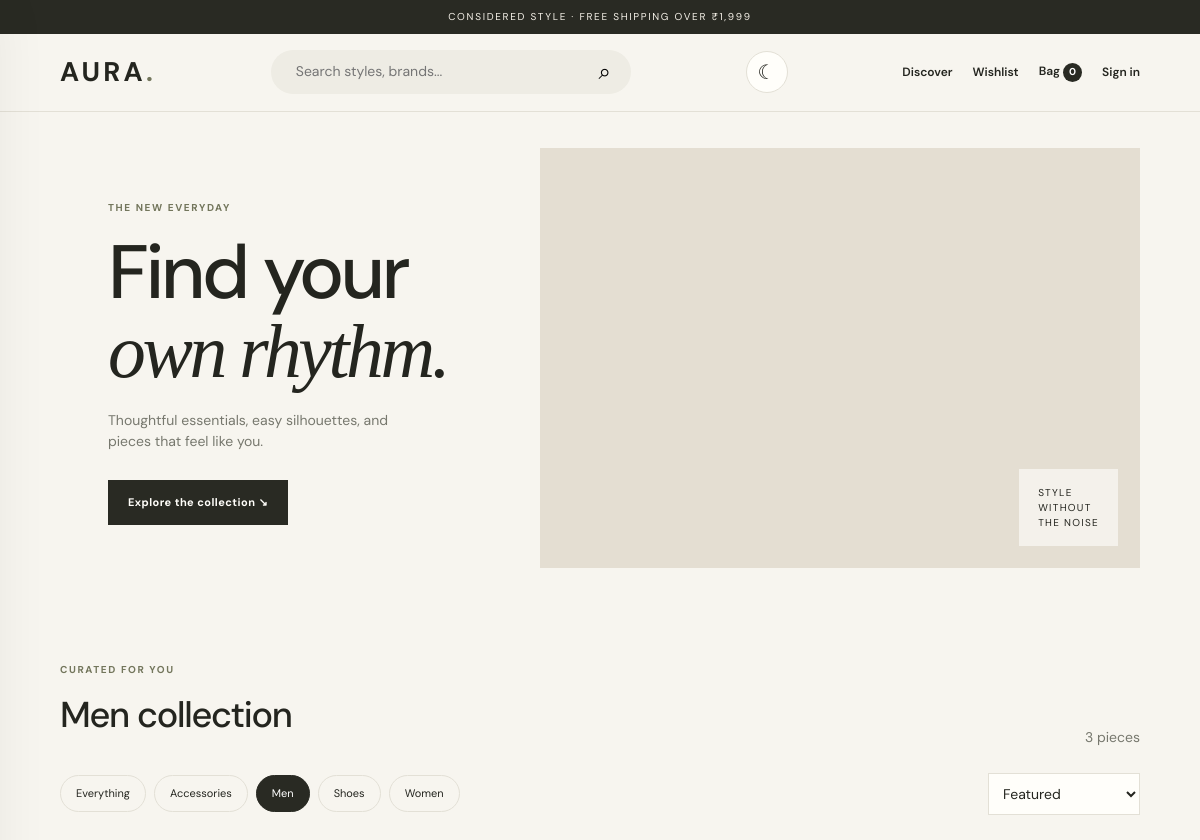
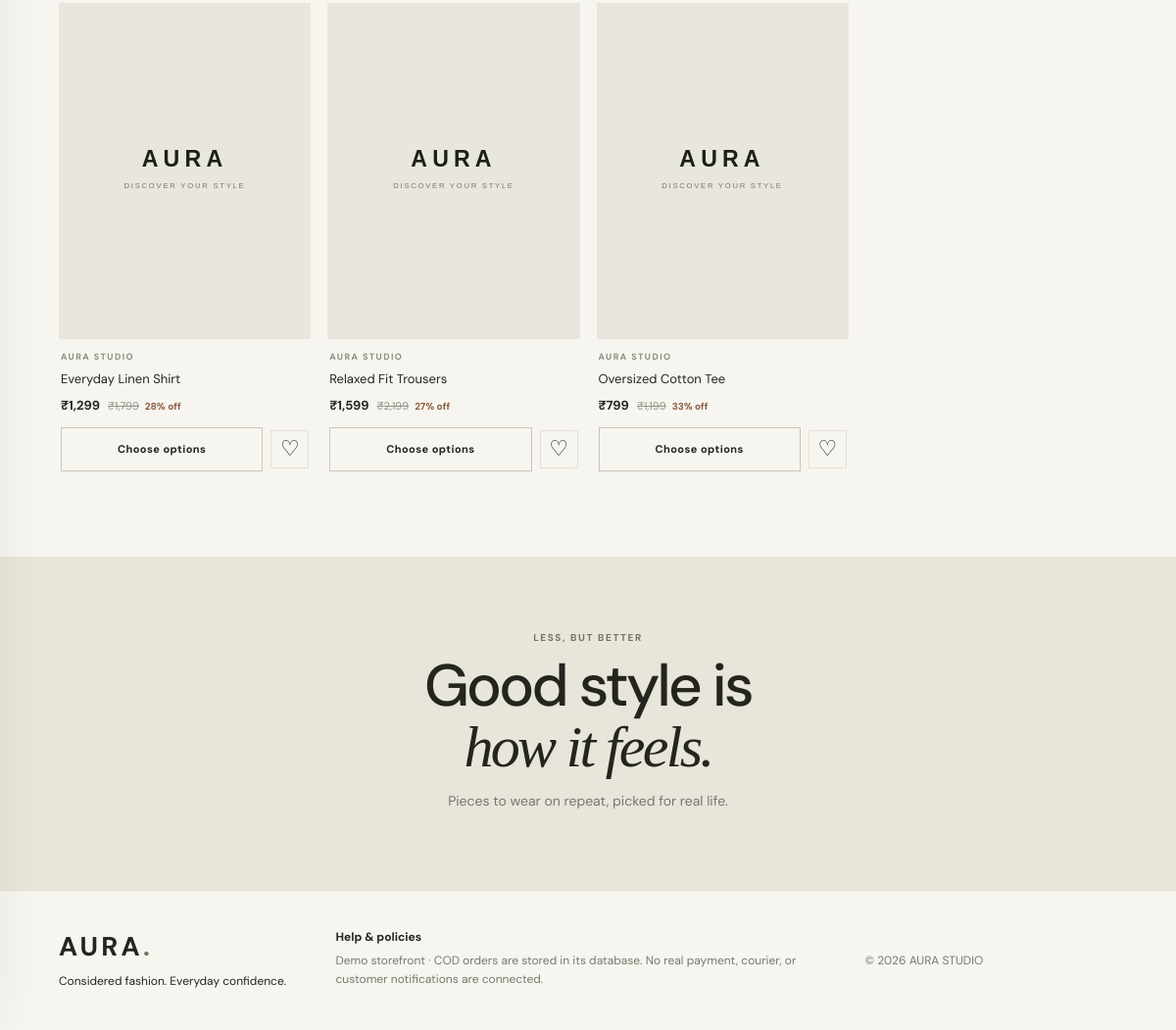
The app's page /?category=Men with its own data (2 pictures, top to bottom).
### tables this page shows
CREATE TABLE products(id INTEGER PRIMARY KEY, name TEXT NOT NULL, brand TEXT NOT NULL, category TEXT NOT NULL, price INTEGER NOT NULL, old_price INTEGER NOT NULL DEFAULT 0, sizes TEXT NOT NULL DEFAULT 'One Size', color TEXT NOT NULL DEFAULT '', image TEXT NOT NULL DEFAULT '', description TEXT NOT NULL DEFAULT '', active INTEGER NOT NULL DEFAULT 1, created_at TEXT DEFAULT CURRENT_TIMESTAMP);

### app.py (the view)
@app.route('/')
def home():
    category=request.args.get('category','All'); q=request.args.get('q','').strip(); sort=request.args.get('sort','featured')
    sql='SELECT * FROM products WHERE active=1'; params=[]
    if category!='All': sql+=' AND category=?'; params.append(category)
    if q: sql+=' AND (name LIKE ? OR brand LIKE ? OR description LIKE ?)'; params += [f'%{q}%']*3
    sql += {'price-low':' ORDER BY price ASC','price-high':' ORDER BY price DESC','newest':' ORDER BY id DESC'}.get(sort,' ORDER BY id ASC')
    products=db().execute(sql,params).fetchall()
    cats=[r['category'] for r in db().execute('SELECT DISTINCT category FROM products WHERE active=1 ORDER BY category')]
    return render_template('home.html', products=products, categories=cats, category=category, q=q, sort=sort)

### app.py (called while the page is built)
def db():
    if 'db' not in g:
        g.db = sqlite3.connect(DB_PATH)
        g.db.row_factory = sqlite3.Row
        g.db.execute('PRAGMA foreign_keys = ON')
    return g.db

@app.context_processor
def inject_globals():
    user = None
    if session.get('user_id'):
        user = db().execute('SELECT id,name,email,is_admin FROM users WHERE id=?', (session['user_id'],)).fetchone()
    cart = session.get('cart', {})
    return {'current_user': user, 'cart_count': sum(int(v.get('qty',1)) for v in cart.values()), 'year': 2026}

@app.before_request
def csrf_protect():
    if request.method == 'POST':
        token = request.form.get('_csrf') or request.headers.get('X-CSRF-Token')
        if not token or not secrets.compare_digest(token, session.get('_csrf', '')):
            abort(400, 'Invalid or expired form token. Refresh and try again.')

### templates/home.html
{% extends 'base.html' %}{% block title %}AURA — Considered fashion{% endblock %}{% block content %}<section class="hero"><div class="hero-copy"><p class="eyebrow">THE NEW EVERYDAY</p><h1>Find your<br><i>own rhythm.</i></h1><p>Thoughtful essentials, easy silhouettes, and pieces that feel like you.</p><a class="button dark" href="#collection">Explore the collection ↘</a></div><div class="hero-art"><img src="https://images.unsplash.com/photo-1483985988355-763728e1935b?auto=format&fit=crop&w=1400&q=90" alt="Fashion collection" onerror="this.style.display='none'"><div class="hero-sticker">STYLE<br>WITHOUT<br>THE NOISE</div></div></section><section class="section" id="collection"><div class="sectionhead"><div><p class="eyebrow">CURATED FOR YOU</p><h2>{{ 'The current favourites' if category=='All' else category+' collection' }}</h2></div><span class="muted">{{ products|length }} pieces</span></div><div class="filters"><div class="chips"><a class="chip {{ 'active' if category=='All' else '' }}" href="{{ url_for('home',category='All',q=q,sort=sort) }}">Everything</a>{% for cat in categories %}<a class="chip {{ 'active' if category==cat else '' }}" href="{{ url_for('home',category=cat,q=q,sort=sort) }}">{{ cat }}</a>{% endfor %}</div><form><input type="hidden" name="category" value="{{ category }}"><input type="hidden" name="q" value="{{ q }}"><select name="sort" onchange="this.form.submit()"><option value="featured" {{ 'selected' if sort=='featured' else '' }}>Featured</option><option value="price-low" {{ 'selected' if sort=='price-low' else '' }}>Price: low to high</option><option value="price-high" {{ 'selected' if sort=='price-high' else '' }}>Price: high to low</option><option value="newest" {{ 'selected' if sort=='newest' else '' }}>Newest</option></select></form></div><div class="grid">{% for p in products %}<article class="card"><a class="product-image" href="{{ url_for('product_detail',product_id=p.id) }}"><img src="{{ p.image }}" alt="{{ p.name }}" loading="lazy" onerror="this.src='{{ url_for('static',filename='product-fallback.svg') }}'"><span class="quick">VIEW PIECE ↗</span></a><div class="cardinfo"><div class="brand">{{ p.brand }}</div><a class="product-name" href="{{ url_for('product_detail',product_id=p.id) }}">{{ p.name }}</a><div class="price">₹{{ '{:,}'.format(p.price) }} <del>₹{{ '{:,}'.format(p.old_price) }}</del>{% if p.old_price>p.price %}<span>{{ ((p.old_price-p.price)*100/p.old_price)|round|int }}% off</span>{% endif %}</div><div class="cardactions"><a class="button outline" href="{{ url_for('product_detail',product_id=p.id) }}">Choose options</a>{% if current_user %}<form method="post" action="{{ url_for('wishlist_toggle',product_id=p.id) }}"><input type="hidden" name="_csrf" value="{{ csrf_token() }}"><button class="heart" title="Toggle wishlist">♡</button></form>{% else %}<a class="heart" title="Sign in to wishlist" href="{{ url_for('login') }}">♡</a>{% endif %}</div></div></article>{% else %}<div class="empty"><h3>No styles found</h3><p>Try a different search or category.</p><a class="button dark" href="{{ url_for('home') }}">Clear filters</a></div>{% endfor %}</div></section><section class="banner"><p class="eyebrow">LESS, BUT BETTER</p><h2>Good style is<br><i>how it feels.</i></h2><p>Pieces to wear on repeat, picked for real life.</p></section>{% endblock %}

### static/style.css (style rules this page uses)
:root { --paper:#f7f5ef;--white:#fffefa;--ink:#24251f;--muted:#77786e;--line:#e3e0d6;--olive:#73765c;--accent:#d8c7ad }
* { box-sizing:border-box }
html { scroll-behavior:smooth }
body { margin:0;background:var(--paper);color:var(--ink);font-family:'DM Sans',Arial,sans-serif;font-size:14px;line-height:1.55 }
a { color:inherit;text-decoration:none }
button,input,select,textarea { font:inherit }
button,a,select { cursor:pointer }
.hero { display:grid;grid-template-columns:.85fr 1.15fr;min-height:480px;padding:36px clamp(18px,5vw,75px) 54px;gap:36px;align-items:center }
.hero-copy { padding:20px 0 20px 4vw }
.eyebrow,.brand,.label { font-size:10px;letter-spacing:.16em;font-weight:700;color:var(--olive);text-transform:uppercase }
.hero h1,.banner h2,.authart h1 { font-size:clamp(48px,6.3vw,83px);line-height:1.04;font-weight:500;letter-spacing:-.045em;margin:18px 0 }
.hero h1 i,.banner h2 i,.authart h1 i { font-family:'Playfair Display',serif;font-weight:500 }
.hero-copy>p:not(.eyebrow) { max-width:320px;color:var(--muted);margin-bottom:27px }
.hero-art { height:420px;position:relative;overflow:hidden;background:#e4ded2 }
.hero-sticker { position:absolute;right:22px;bottom:22px;background:#f7f5efdd;padding:16px 19px;font-size:10px;letter-spacing:.13em;line-height:1.5 }
.button { display:inline-flex;justify-content:center;align-items:center;border:1px solid transparent;padding:13px 19px;font-size:11px;font-weight:700;letter-spacing:.04em;transition:.2s;min-height:43px }
.button.dark { background:#292a23;color:#fffefa }
.button.outline { border-color:#c8c6ba;background:transparent }
.section { padding:30px clamp(18px,5vw,75px) 75px;max-width:1600px;margin:auto }
.sectionhead { display:flex;align-items:end;justify-content:space-between;margin-bottom:24px }
.sectionhead h2,.section h1 { font-size:clamp(28px,3vw,42px);font-weight:500;letter-spacing:-.035em;margin:6px 0 }
.muted { color:var(--muted) }
.filters { display:flex;justify-content:space-between;align-items:center;gap:20px;margin:22px 0 28px;flex-wrap:wrap }
.chips { display:flex;gap:8px;flex-wrap:wrap }
.chip { padding:9px 15px;border:1px solid var(--line);border-radius:30px;font-size:11px }
.chip.active,.chip:hover { background:#292a23;color:white;border-color:#292a23 }
.filters select,select { padding:10px;border:1px solid var(--line);background:var(--white);color:var(--ink) }
.grid { display:grid;grid-template-columns:repeat(4,minmax(0,1fr));gap:27px 17px }
.card { min-width:0 }
.product-image { display:block;position:relative;overflow:hidden;background:#eae7de;aspect-ratio:3/4 }
.product-image img { width:100%;height:100%;object-fit:cover;display:block;transition:transform .5s }
.cardinfo { padding:12px 2px }
.brand { font-size:9px;color:#8b8c80 }
.product-name { display:block;font-size:13px;margin:5px 0 7px }
.price { font-weight:700;font-size:13px }
.price del,.detailprice del { font-weight:400;color:#929287;font-size:11px;margin-left:5px }
.price span,.detailprice span { color:#8b5b42;font-size:10px;margin-left:6px }
.cardactions { display:flex;gap:8px;align-items:center;margin-top:12px }
.cardactions .button { flex:1 }
.heart { border:1px solid var(--line);background:transparent;width:39px;height:39px;font-size:22px;display:grid;place-items:center }
.banner { padding:65px 20px;text-align:center;background:#e8e5da }
.banner h2 { font-size:clamp(36px,5vw,60px);margin:10px }
.banner p:last-child { color:var(--muted) }

### records on screen
products: brand "AURA STUDIO", name "Everyday Linen Shirt", price "1,299", old_price "1,799", ((p.old_price-p.price)*100/p.old_price)|round|int "28"
products: brand "AURA STUDIO", name "Relaxed Fit Trousers", price "1,599", old_price "2,199", ((p.old_price-p.price)*100/p.old_price)|round|int "27"
products: brand "AURA STUDIO", name "Oversized Cotton Tee", price "799", old_price "1,199", ((p.old_price-p.price)*100/p.old_price)|round|int "33"

### other values on screen
{{ cart_count }} "0"
{{ products|length }} "3"
{{ cat }} "Accessories" "Men" "Shoes" "Women"
{{ year }} "2026"
